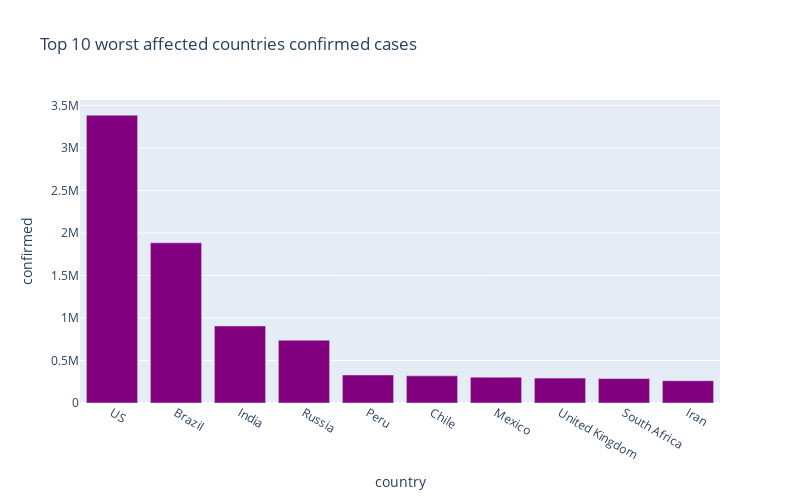

Write notebook code for a chart like this one.
### Code cell
px.bar(
    sort_country_df.head(10),
    x = "country",
    y = "confirmed",
    title= "Top 10 worst affected countries confirmed cases", # the axis names
    color_discrete_sequence=["purple"], 
    height=500,
    width=800
)

### Figure 1 — Plotly figure (JSON) as saved in the notebook; plotly's stock layout.template omitted (floating-point values rounded to 4 significant figures)
{"data": [{"alignmentgroup": "True", "hovertemplate": "country=%{x}<br>confirmed=%{y}<extra></extra>", "legendgroup": "", "marker": {"color": "purple"}, "name": "", "offsetgroup": "", "orientation": "v", "showlegend": false, "textposition": "auto", "type": "bar", "x": ["US", "Brazil", "India", "Russia", "Peru", "Chile", "Mexico", "United Kingdom", "South Africa", "Iran"], "xaxis": "x", "y": [3387053, 1884967, 906752, 738787, 330123, 319493, 304435, 292931, 287796, 262173], "yaxis": "y"}], "layout": {"barmode": "relative", "height": 500, "legend": {"tracegroupgap": 0}, "title": {"text": "Top 10 worst affected countries confirmed cases"}, "width": 800, "xaxis": {"anchor": "y", "domain": [0, 1], "title": {"text": "country"}}, "yaxis": {"anchor": "x", "domain": [0, 1], "title": {"text": "confirmed"}}}}
